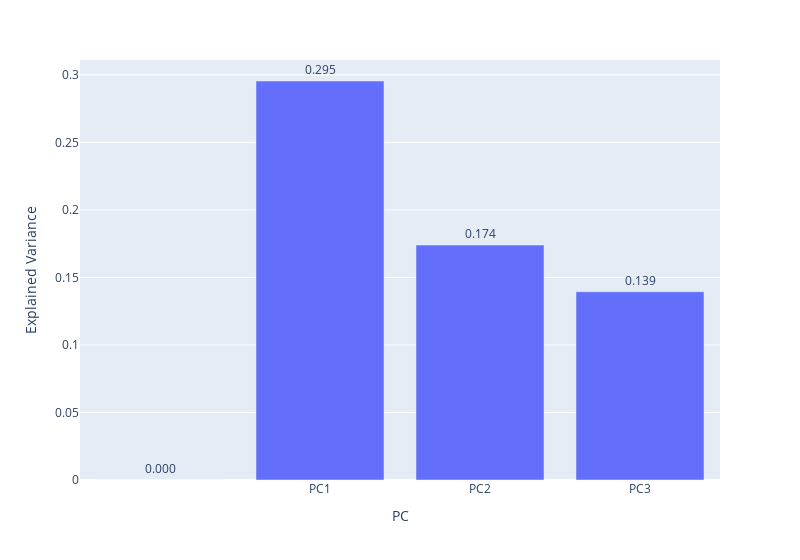

Here is the notebook cell this chart was saved with:
### Code cell
fig.update_traces(texttemplate='%{text:.3f}', textposition='outside') # limit decimal cases and text outside the bar
fig.show() #explained variance

### Figure 1 — Plotly figure (JSON) as saved in the notebook; plotly's stock layout.template omitted (floating-point values rounded to 4 significant figures)
{"data": [{"alignmentgroup": "True", "hovertemplate": "PC=%{x}<br>Explained Variance=%{text}<extra></extra>", "legendgroup": "", "marker": {"color": "#636efa", "pattern": {"shape": ""}}, "name": "", "offsetgroup": "", "orientation": "v", "showlegend": false, "text": [0, 0.2955, 0.174, 0.1394], "textposition": "outside", "texttemplate": "%{text:.3f}", "type": "bar", "x": ["", "PC1", "PC2", "PC3"], "xaxis": "x", "y": [0, 0.2955, 0.174, 0.1394], "yaxis": "y"}], "layout": {"barmode": "relative", "legend": {"tracegroupgap": 0}, "margin": {"t": 60}, "width": 800, "xaxis": {"anchor": "y", "domain": [0, 1], "title": {"text": "PC"}}, "yaxis": {"anchor": "x", "domain": [0, 1], "title": {"text": "Explained Variance"}}}}
